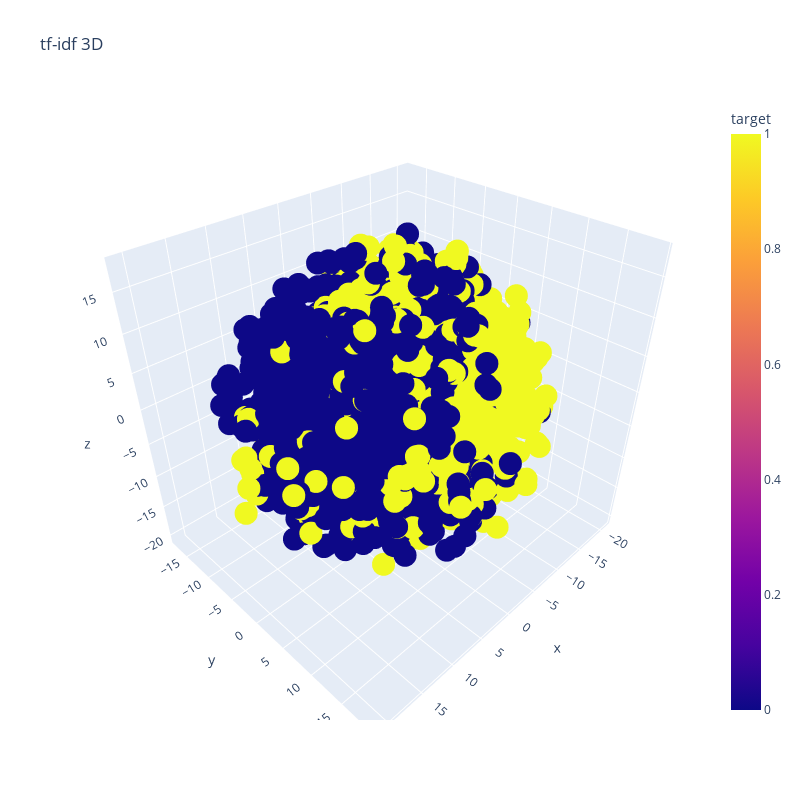

The notebook cell saved with this chart:
### Code cell
fig = px.scatter_3d(df, x='x', y='y', z='z',
                    color='target',
                    title="tf-idf 3D")

fig.update_layout(width=800, height=800)
fig.show()

### Figure 1 — Plotly figure (JSON) as saved in the notebook; plotly's stock layout.template omitted (floating-point values rounded to 4 significant figures; data arrays with more than 128 entries replaced by an {"elided": "..."} marker saying what was removed)
{"data": [{"hovertemplate": "x=%{x}<br>y=%{y}<br>z=%{z}<br>target=%{marker.color}<extra></extra>", "legendgroup": "", "marker": {"color": {"elided": "3950 int values"}, "coloraxis": "coloraxis", "symbol": "circle"}, "mode": "markers", "name": "", "scene": "scene", "showlegend": false, "type": "scatter3d", "x": {"elided": "3950 float values"}, "y": {"elided": "3950 float values"}, "z": {"elided": "3950 float values"}}], "layout": {"coloraxis": {"colorbar": {"title": {"text": "target"}}, "colorscale": [[0, "#0d0887"], [0.1111, "#46039f"], [0.2222, "#7201a8"], [0.3333, "#9c179e"], [0.4444, "#bd3786"], [0.5556, "#d8576b"], [0.6667, "#ed7953"], [0.7778, "#fb9f3a"], [0.8889, "#fdca26"], [1, "#f0f921"]]}, "height": 800, "legend": {"tracegroupgap": 0}, "scene": {"domain": {"x": [0, 1], "y": [0, 1]}, "xaxis": {"title": {"text": "x"}}, "yaxis": {"title": {"text": "y"}}, "zaxis": {"title": {"text": "z"}}}, "title": {"text": "tf-idf 3D"}, "width": 800}}
